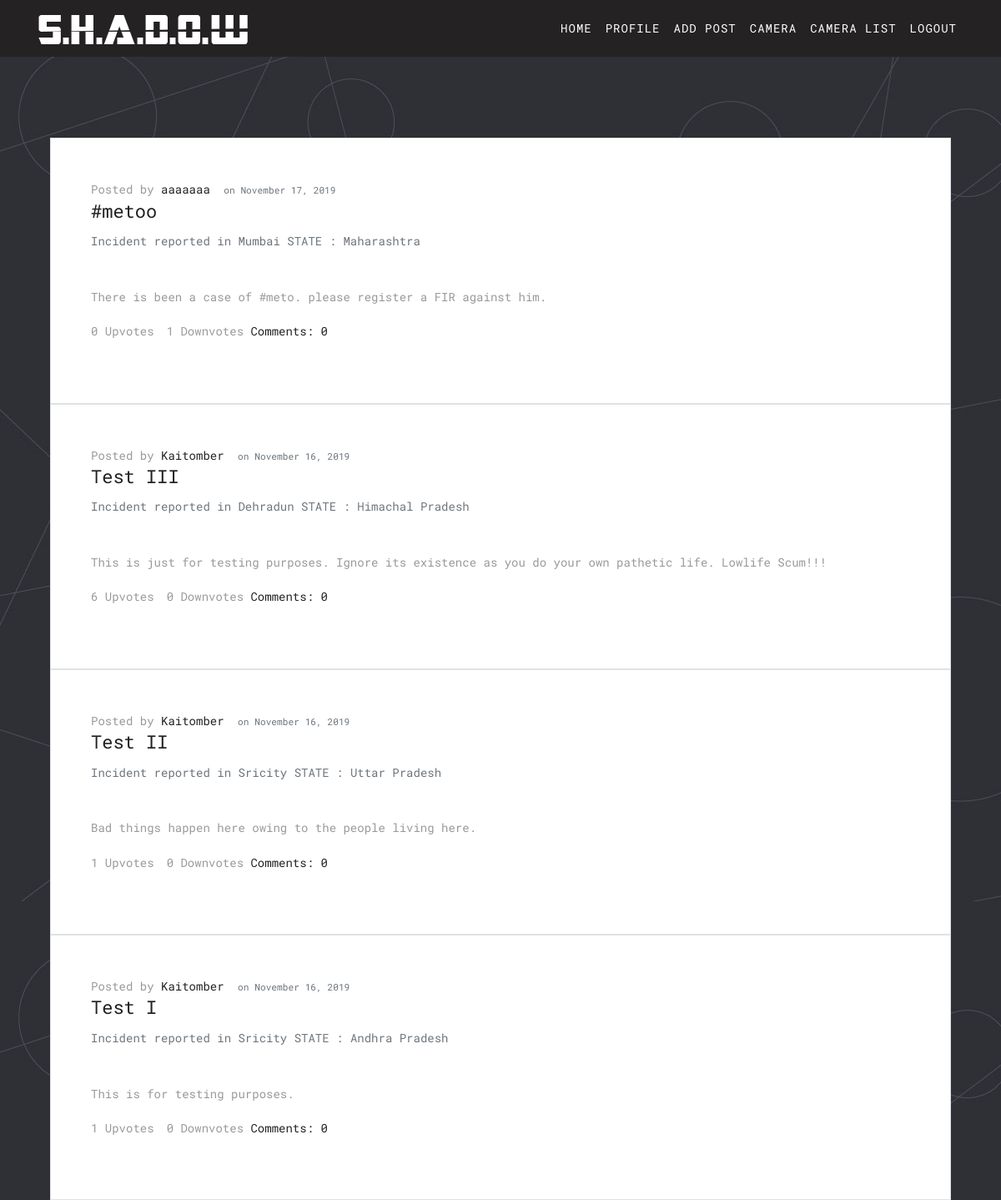
/blog/home/ (signed in), run on the app's committed database.
### blog/models.py (models this page shows, shortened)
class Post(models.Model):
    CRIMETYPE_CHOICES = (('White-Collar Crime','White-Collar Crime'),('Robbery','Robbery'),('Rape','Rape'),(' Murder',' Murder'),('Crimes Against Morality','Crimes Against Morality'),('Illegal goods','Illegal goods'))
    STATE_CHOICES = (("Select State","Select State"),("Andhra Pradesh","Andhra Pradesh"),("Arunachal Pradesh ","Arunachal Pradesh "),("Assam","Assam"),("Bihar","Bihar"),("Chhattisgarh","Chhattisgarh"),("Goa","Goa"),("Gujarat","Gujarat"),("Haryana","Haryana"),("Himachal Pradesh","Himachal Pradesh"),("Jammu and Kashmir ","Jammu and Kashmir "),("Jharkhand","Jharkhand"),("Karnataka","Karnataka"),("Kerala","Kerala"),("Madhya Pradesh","Madhya Pradesh"),("Maharashtra","Maharashtra"),("Manipur","Manipur"),("Meghalaya","Meghalaya"),("Mizoram","Mizoram"),("Nagaland","Nagaland"),("Odisha","Odisha"),("Punjab","Punjab"),("Rajasthan","Rajasthan"),("Sikkim","Sikkim"),("Tamil Nadu","Tamil Nadu"),("Telangana","Telangana"),("Tripura","Tripura"),("Uttar Pradesh","Uttar Pradesh"),("Uttarakhand","Uttarakhand"),("West Bengal","West Bengal"),("Andaman and Nicobar Islands","Andaman and Nicobar Islands"),("Chandigarh","Chandigarh"),("Dadra and Nagar Haveli","Dadra and Nagar Haveli"),("Daman and Diu","Daman and Diu"),("Lakshadweep","Lakshadweep"),("National Capital Territory of Delhi","National Capital Territory of Delhi"),("Puducherry","Puducherry"))
    title = models.CharField(max_length=100)
    crimetype = models.CharField(max_length=100, default='not provided', choices = CRIMETYPE_CHOICES)
    location = models.TextField(max_length=60)
    content = models.TextField(max_length=300)
    date_posted = models.DateTimeField(default=timezone.now)
    author = models.ForeignKey(User, on_delete=models.CASCADE)
    country = models.CharField(max_length=20, default="India")
    upvotes = models.ManyToManyField(User, related_name='upvotes', blank=True)
    downvotes = models.ManyToManyField(User, related_name='downvotes', blank=True)
    state = models.CharField(max_length=100, default='not provided', choices = STATE_CHOICES)
    city = models.CharField(max_length=20, default='not provided')
    pincode = models.CharField('Pincode', validators=[
                               MinLengthValidator(6)], max_length=6, default='not provided')
    photo1 = models.ImageField(upload_to='post_pics',
                               blank='True')
    photo2 = models.ImageField(upload_to='post_pics',
                               blank='True')
    photo3 = models.ImageField(upload_to='post_pics',
                               blank='True')
    photo4 = models.ImageField(upload_to='post_pics',
                               blank='True')
    def total_upvotes(self):
        return self.upvotes.count()
    def total_downvotes(self):
        return self.downvotes.count()

### blog/views.py (the view)
# urls.py: path('blog/home/', PostListView.as_view(), name='blog-home'),
class PostListView(ListView):
    model = Post
    template_name = 'blog/home.html'
    context_object_name = 'posts'
    ordering = ['-date_posted']

### blog/templates/blog/home.html (shortened to what this page needs)
{% load static %}
<!DOCTYPE html>
<html lang="en">
<link rel="stylesheet" href="{% static "css/bootstrap.min.css" %}">
<link rel="stylesheet" href="{% static "style.css" %}">
<link rel="stylesheet" href="{% static "css/responsive.css" %}">
<link rel="stylesheet" href="{% static "css/custom.css" %}">
</head>
<body id="page-top" class="politics_version">
	<div class="container">
		<nav class="navbar navbar-expand-lg navbar-dark fixed-top" id="mainNav" style="background-color: #242222">
			<div class="container">
				<a class="navbar-brand js-scroll-trigger" href="#page-top">
					<img class="img-fluid" src="{% static "images/test.png" %}" alt="" />
				</a>
				<div class="collapse navbar-collapse" id="navbarResponsive">
					<ul class="navbar-nav text-uppercase ml-auto">
						{% if user.is_authenticated %}
						<li class="nav-item">
							<a class="nav-link" href="{% url 'landing-page' %}">Home</a>
						</li>
						<li class="nav-item">
							<a class="nav-link" href="{% url 'profile' %}">Profile</a>
						</li>
						<li class="nav-item">
							<a class="nav-link" href="{% url 'post-create' %}">Add Post</a>
						</li>
						<li class="nav-item">
							<a class="nav-link" href="{% url 'register-camera' %}">Camera</a>
						</li>
						<li class="nav-item">
							<a class="nav-link" href="{% url 'cameraslist' %}">Camera List</a>
						</li>
						<li class="nav-item">
							<a class="nav-link" href="{% url 'logout' %}">Logout</a>
						</li>
						{% endif %}
					</ul>
				</div>
			</div>
		</nav>
		{% block content %}
		<div class="container" style="width:100%; margin-top:10em">
			{% if request.user.is_authenticated %}
			{% for post in posts %}
			<div class="media border p-5" style="background-color: white;">
				<article class="media content-section">
					<div class="media-body">
						<div class="article-metadata">Posted by
							<a class="mr-2" href="#"> {{ post.author }}</a>
							<small class="text-muted"> on {{ post.date_posted|date:"F d, Y"}}</small>
						</div>
						<h2><a class="article-title" href="{% url 'post-detail' post.id %}"> {{ post.title }}</a></h2>
						<p class="text-muted">Incident reported in {{ post.city }} STATE : {{ post.state }}</p><br>
						<p class="article-content">{{ post.content }}</p>
						<span style="float:left">{{post.total_upvotes}} Upvotes{{ total_upvotes|pluralize }}</span>
						<span style="float:left;margin-left: 15px;">{{post.total_downvotes}}
							Downvotes{{ total_downvotes|pluralize }}</span>
						<a href="{% url 'post-detail' pk=post.pk %}">&nbsp;Comments: {{ post.comments.count }}</a>
						<br><br>
					</div>
				</article>
			</div>
			{% endfor %}
			{% endif %}
			{% endblock content %}
		</div>
</body>
</html>

### blog/static/style.css (style rules this page uses)
body { color: #999999; font-size: 14px; font-family: 'Roboto Mono', monospace; line-height: 1.80857; }
html, body { height: 100%; }
a { color: #1f1f1f; text-decoration: none !important; outline: none !important; -webkit-transition: all .3s ease-in-out; -moz-transition: all .3s ease-in-out; -ms-transition: all .3s ease-in-out; -o-transition: all .3s ease-in-out; transition: all .3s ease-in-out; }
h1, h2, h3, h4, h5, h6 { letter-spacing: 0; font-weight: normal; position: relative; padding: 0 0 10px 0; font-weight: normal; line-height: 120% !important; color: #333333; margin: 0 }
h2 { font-size: 22px }
h1 a, h2 a, h3 a, h4 a, h5 a, h6 a { color: #212121; text-decoration: none!important; opacity: 1 }
a { color: #222222; text-decoration: none; outline: none; }
a, .btn { text-decoration: none !important; outline: none !important; -webkit-transition: all .3s ease-in-out; -moz-transition: all .3s ease-in-out; -ms-transition: all .3s ease-in-out; -o-transition: all .3s ease-in-out; transition: all .3s ease-in-out; }
ul, li, ol { margin: 0px; list-style: none; padding: 0px; }
.navbar-dark .navbar-nav .nav-link { color: #ffffff; letter-spacing: 1px; font-size: 14px; position: relative; }
.navbar-dark .navbar-nav .nav-link::after { content: ''; width: 0; height: 3px; background: #ffffff; position: absolute; bottom: 0; left: 0; right: 0; text-align: center; margin: 0 auto; border-radius: 0px; -webkit-transition: all .5s; transition: all .5s; z-index: -1; }

### data on the page
Post: author "aaaaaaa", date_posted "November 17, 2019", title "#metoo", city "Mumbai", state "Maharashtra", content "There is been a case of #meto. please register a FIR against him.", total_upvotes "0", total_downvotes "1", comments.count "0"
Post: author "Kaitomber", date_posted "November 16, 2019", title "Test III", city "Dehradun", state "Himachal Pradesh", content "This is just for testing purposes. Ignore its existence as you do your own pathetic life. Lowlife Scum!!!", total_upvotes "6", total_downvotes "0", comments.count "0"
Post: author "Kaitomber", date_posted "November 16, 2019", title "Test II", city "Sricity", state "Uttar Pradesh", content "Bad things happen here owing to the people living here.", total_upvotes "1", total_downvotes "0", comments.count "0"
Post: author "Kaitomber", date_posted "November 16, 2019", title "Test I", city "Sricity", state "Andhra Pradesh", content "This is for testing purposes.", total_upvotes "1", total_downvotes "0", comments.count "0"
